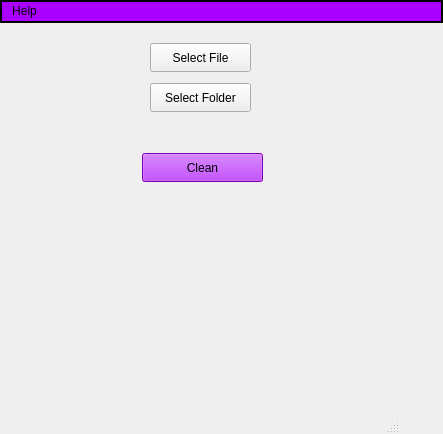
<?xml version="1.0" encoding="UTF-8"?>
<ui version="4.0">
 <class>MainWindow</class>
 <widget class="QMainWindow" name="MainWindow">
  <property name="geometry">
   <rect>
    <x>0</x>
    <y>0</y>
    <width>443</width>
    <height>434</height>
   </rect>
  </property>
  <property name="maximumSize">
   <size>
    <width>500</width>
    <height>600</height>
   </size>
  </property>
  <property name="windowTitle">
   <string>                               Metadata Remover</string>
  </property>
  <property name="styleSheet">
   <string notr="true"/>
  </property>
  <widget class="QWidget" name="centralwidget">
   <widget class="QWidget" name="gridLayoutWidget">
    <property name="geometry">
     <rect>
      <x>90</x>
      <y>180</y>
      <width>231</width>
      <height>171</height>
     </rect>
    </property>
    <layout class="QGridLayout" name="gridLayout"/>
   </widget>
   <widget class="QPushButton" name="selectFileButton">
    <property name="geometry">
     <rect>
      <x>150</x>
      <y>20</y>
      <width>101</width>
      <height>29</height>
     </rect>
    </property>
    <property name="text">
     <string>Select File</string>
    </property>
   </widget>
   <widget class="QPushButton" name="selectFolderButton">
    <property name="geometry">
     <rect>
      <x>150</x>
      <y>60</y>
      <width>101</width>
      <height>29</height>
     </rect>
    </property>
    <property name="text">
     <string>Select Folder</string>
    </property>
   </widget>
   <widget class="QPushButton" name="cleanButton">
    <property name="geometry">
     <rect>
      <x>142</x>
      <y>130</y>
      <width>121</width>
      <height>29</height>
     </rect>
    </property>
    <property name="styleSheet">
     <string notr="true">background-color: rgb(170, 0, 255);</string>
    </property>
    <property name="text">
     <string>Clean</string>
    </property>
   </widget>
   <widget class="QLabel" name="label">
    <property name="geometry">
     <rect>
      <x>52</x>
      <y>100</y>
      <width>331</width>
      <height>20</height>
     </rect>
    </property>
    <property name="text">
     <string/>
    </property>
    <property name="alignment">
     <set>Qt::AlignmentFlag::AlignCenter</set>
    </property>
   </widget>
  </widget>
  <widget class="QMenuBar" name="menubar">
   <property name="geometry">
    <rect>
     <x>0</x>
     <y>0</y>
     <width>443</width>
     <height>29</height>
    </rect>
   </property>
   <property name="autoFillBackground">
    <bool>false</bool>
   </property>
   <property name="styleSheet">
    <string notr="true">background-color: rgb(170, 0, 255);
border: 2px solid black;</string>
   </property>
   <widget class="QMenu" name="menuHelp">
    <property name="styleSheet">
     <string notr="true">
border: 2px solid black;</string>
    </property>
    <property name="title">
     <string>Help</string>
    </property>
    <addaction name="actionreportissues"/>
    <addaction name="actionCheck_for_Updates"/>
    <addaction name="actionAbout"/>
   </widget>
   <addaction name="menuHelp"/>
  </widget>
  <widget class="QStatusBar" name="statusbar">
   <property name="maximumSize">
    <size>
     <width>400</width>
     <height>400</height>
    </size>
   </property>
  </widget>
  <action name="actionreportissues">
   <property name="text">
    <string>Report Issues</string>
   </property>
   <property name="font">
    <font>
     <family>Bahnschrift SemiLight Condensed</family>
     <italic>false</italic>
     <bold>true</bold>
    </font>
   </property>
  </action>
  <action name="actionCheck_for_Updates">
   <property name="text">
    <string>Check for Updates</string>
   </property>
  </action>
  <action name="actionAbout">
   <property name="text">
    <string>About</string>
   </property>
  </action>
 </widget>
 <resources/>
 <connections/>
</ui>
